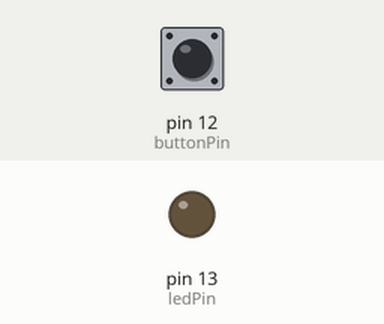
Recording of a sketch running on a simulated Arduino Uno, built with avr-gcc and run on an emulated ATmega328P. On the bench: output pins drawn as LEDs (lit = HIGH). Dashed ring = blinking. The test bench sets the inputs (shaded band); at power-on: pin 12 (buttonPin) LOW.

Above: at 1.2 s.
1.3 s: pin 12 (buttonPin) pulled HIGH for 1 s
At 2.9 s:
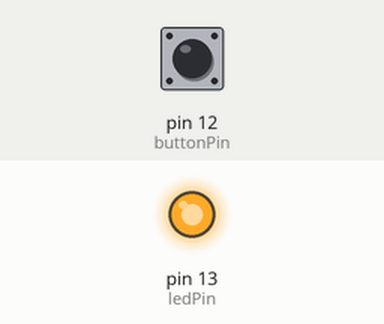
3.8 s: pin 12 (buttonPin) pulled HIGH for 0.15 s
At 4.1 s:
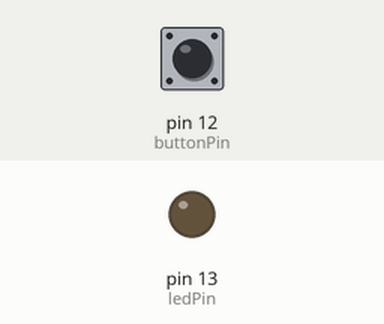
5.4 s: pin 12 (buttonPin) pulled HIGH for 3.2 s
At 5.5 s:
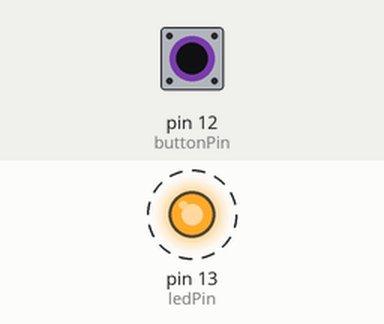
Timing chart, 0 to 9.9 s (numbered marks = the images above; inputs shaded):
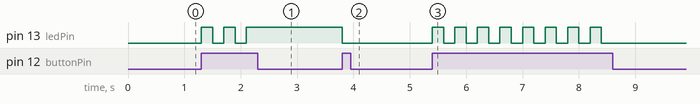

The sketch:

Poor-Mans-Toggle.ino
```cpp
const int ledPin = 13; // ledPin is set to hold the "address" of pin 13
const int buttonPin = 12; // buttonPin is set to hold the "address" of pin 12

// Boolean values can be only either true or false:
bool ledState = false; // The variable ledState is initialized as a boolean false value

void setup() {
  pinMode(ledPin, OUTPUT); // The LED's I/O pin is an output
  pinMode(buttonPin, INPUT); // The button's I/O pin is an input
}

void loop() {
  if (digitalRead(buttonPin) == HIGH){ // If buttonPin's value is equal to HIGH/1/true/ (on):

    // The !-operator is used to represent the logical inverse (1 or 0, true or false), of a value
    ledState = !ledState; // We change ledState to the opposite of what is was
    digitalWrite(ledPin, ledState); //ledPin's output value is set to ledState's value (booleans also work as HIGH or LOW)

    // delay() waits for the amount of milliseconds, passed as argument:
    delay(200); // 200 milliseconds delay ensures that mechanical bounce is eliminated
  }
}
```

Measured:
- after the input at 1.3 s, pin 13 (ledPin): alternates HIGH for 0.20 s and LOW for 0.20 s, 5 changes in all, then stays HIGH, starting at once
- after the input at 3.8 s, pin 13 (ledPin): HIGH → LOW at once
- after the input at 5.4 s, pin 13 (ledPin): alternates HIGH for 0.20 s and LOW for 0.20 s, 16 changes in all, then stays LOW, starting at once
